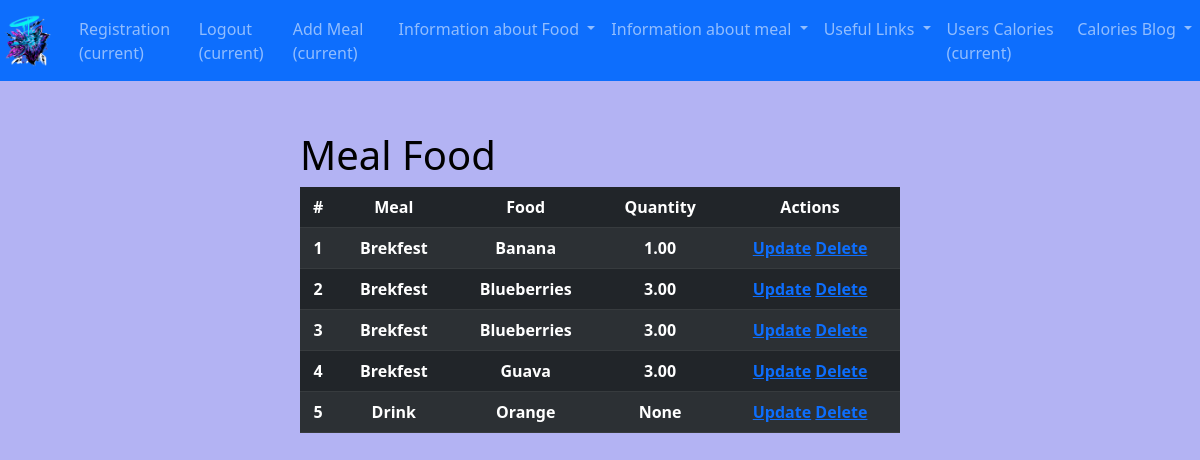
The page /meal_food/ (signed in) on the database as committed earlier.
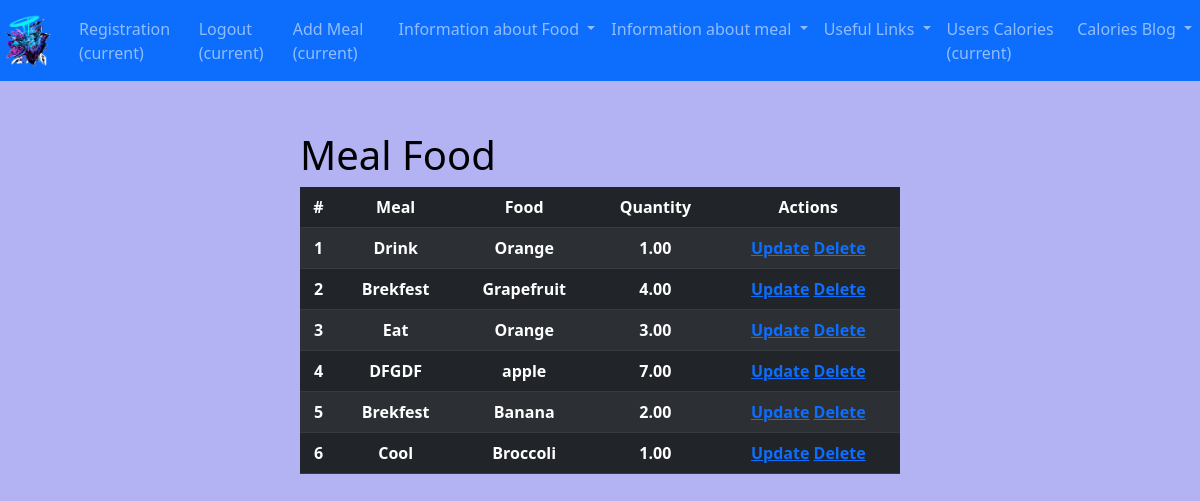
The same page on the database as committed later.
### calories_counter/models.py (models this page shows, shortened)
class MealFood(models.Model):
    meal = models.ForeignKey(Meal, on_delete=models.CASCADE)
    food = models.ForeignKey(Food, on_delete=models.CASCADE)
    quantity = models.DecimalField(max_digits=5, decimal_places=2, null=True, blank=True)

class Meal(models.Model):
    meal_name = models.CharField(max_length=255)
    foods = models.ManyToManyField(Food, through="MealFood")
    def __str__(self):
        return self.meal_name

class Food(models.Model):
    user = models.ForeignKey(settings.AUTH_USER_MODEL, on_delete=models.CASCADE)
    food_name = models.CharField(max_length=255)
    calories = models.FloatField()
    def __str__(self):
        return self.food_name

### calories_counter/views.py (the view)
# urls.py: path("meal_food/", views.MealFoodView.as_view(), name="meal_food"),
class MealFoodView(LoginRequiredMixin, View):
    def get(self, request):
        meal_foods = MealFood.objects.all()
        return render(request, "calories_counter/meal_food.html", {"meal_foods": meal_foods})

### calories_counter/templates/calories_counter/meal_food.html (shortened to what this page needs)
{% extends 'base.html' %}
{% load static %}
{% block css_files %}
  <link rel="stylesheet" href="{% static 'calories_counter/meal_food.css' %}">
{% endblock %}
{% block content %}
  <div id="user-food-meal">
    <h1>Meal Food</h1>
    <table class="table table-dark table-striped">
      <thead>
      <tr>
        <th>#</th>
        <th>Meal</th>
        <th>Food</th>
        <th>Quantity</th>
        <th>Actions</th>
      </tr>
      </thead>
      {% for meal_food in meal_foods %}
        <tr>
          <th>{{ forloop.counter }}</th>
          <th>{{ meal_food.meal }}</th>
          <th>{{ meal_food.food }}</th>
          <th>{{ meal_food.quantity }}</th>
          <th>
            <a href="{% url 'meal_food_update' meal_food.id %}">Update</a>
            <a href="{% url 'meal_food_delete' meal_food.id %}">Delete</a>
          </th>
        </tr>
      {% endfor %}
    </table>
  </div>
{% endblock %}

### templates/base.html (shortened to what this page needs)
{% load static %}
<!doctype html>
<html lang="en">
<head>
  <link href="https://cdn.jsdelivr.net/npm/bootstrap@5.3.0-alpha3/dist/css/bootstrap.min.css" rel="stylesheet">
  <link rel="stylesheet" href="{% static 'styles.css' %}">
  {% block css_files %} {% endblock %}
</head>
<body>
<nav class="navbar navbar-expand-lg navbar navbar-dark bg-primary">
  <a class="navbar-brand" href="{% url 'start_page' %}"><img class="logo-image" src="{% static '/images/wolf_no.png' %}"
                                                             alt="wolf-logo"></a>
  <div class="collapse navbar-collapse" id="navbarSupportedContent">
    <ul class="navbar-nav mr-auto">
      <li class="nav-item active">
        <a class="nav-link" href="{% url 'register' %}">Registration <span class="sr-only">(current)</span></a>
      </li>
      <li class="nav-item active">
        {% if request.user.is_authenticated %}
        <a class="nav-link" href="{% url 'logout' %}">Logout <span class="sr-only">(current)</span></a>
        {% else %}
        <a class="nav-link" href="{% url 'login' %}">Login <span class="sr-only">(current)</span></a>
        {% endif %}
      </li>
      <li class="nav-item active">
        {% if request.user.is_authenticated %}
        <a class="nav-link" href="{% url 'meal_create' %}">Add Meal <span class="sr-only">(current)</span></a>
        {% endif %}
      </li>
      {% if request.user.is_authenticated %}
      <li class="nav-item dropdown">
        <a class="nav-link dropdown-toggle" href="#" id="navbarDropdown" role="button" data-bs-toggle="dropdown"
           aria-haspopup="true" aria-expanded="false">
          Information about Food
        </a>
      </li>
        <li class="nav-item dropdown">
          <a class="nav-link dropdown-toggle" href="#" id="navbarDropdown" role="button" data-bs-toggle="dropdown"
             aria-haspopup="true" aria-expanded="false">
            Information about meal
          </a>
        </li>
        <li class="nav-item dropdown">
          <a class="nav-link dropdown-toggle" href="#" id="navbarDropdown" role="button" data-bs-toggle="dropdown"
             aria-haspopup="true" aria-expanded="false">
            Useful Links
          </a>
        </li>
      {% endif %}
      <li class="nav-item active">
        <a class="nav-link" href="{% url 'users_calories' %}">Users Calories <span class="sr-only">(current)</span></a>
      </li>
      <li class="nav-item dropdown">
        <a class="nav-link dropdown-toggle" href="#" id="navbarDropdown" role="button" data-bs-toggle="dropdown"
           aria-haspopup="true" aria-expanded="false">
          Calories Blog
        </a>
      </li>
    </ul>
  </div>
</nav>
  {% block content %}
    {% endblock %}
</body>
</html>

### static/styles.css (style rules this page uses)
h1 { color: black; }
body { background-color: #b3b3f3; }
.logo-image { width: 55px; height: 55px; object-fit: contain; }

### calories_counter/static/calories_counter/meal_food.css (style rules this page uses)
#user-food-meal { display: flex; justify-content: center; flex-direction: column; padding-top: 50px; width: 50%; margin: 0 auto; }
tr, th { text-align: center; }

Rows that differ between the two databases and show on the page:
removed MealFood: meal "Brekfest", food "Banana", quantity "1.00"
removed MealFood: meal "Brekfest", food "Blueberries", quantity "3.00"
removed MealFood: meal "Brekfest", food "Blueberries", quantity "3.00"
removed MealFood: meal "Brekfest", food "Guava", quantity "3.00"
changed MealFood "Drink": quantity "None" → "1.00"
added MealFood: meal "Brekfest", food "Grapefruit", quantity "4.00"
added MealFood: meal "Eat", food "Orange", quantity "3.00"
added MealFood: meal "DFGDF", food "apple", quantity "7.00"
added MealFood: meal "Brekfest", food "Banana", quantity "2.00"
added MealFood: meal "Cool", food "Broccoli", quantity "1.00"
